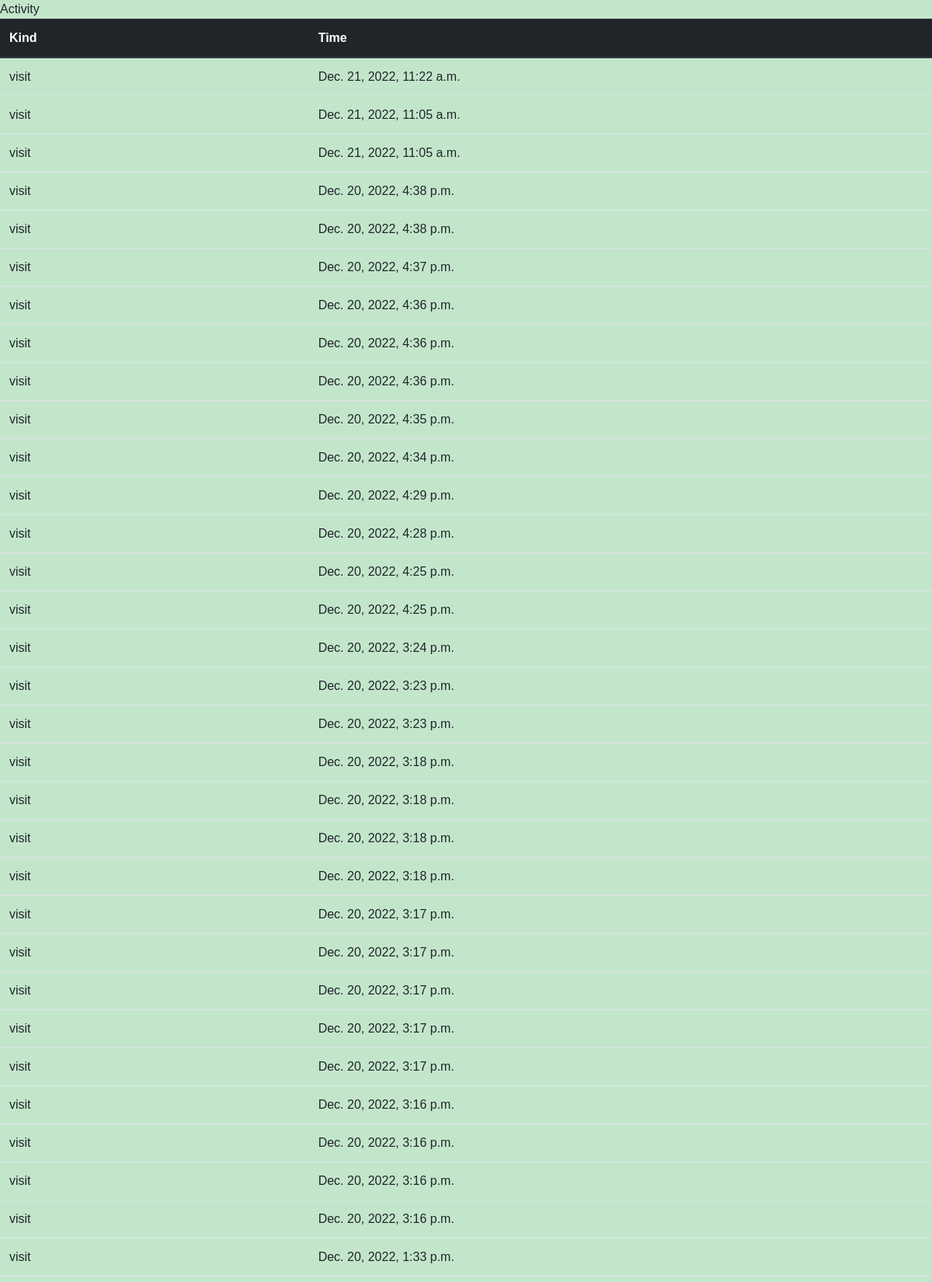
Page /en/home/activity (upper part) on the committed database.
### exam/models.py (models this page shows)
class Activity(models.Model):
    kind = models.CharField(max_length = 50)
    time = models.DateTimeField(auto_now_add=True)

### exam/views.py (the view)
# urls.py: path("activity", ActivityView.as_view(), name="activity")
class ActivityView(View):
    template_name = "activity.html"
    def get(self, request, *args, **kwargs):
        activities = Activity.objects.all()[::-1]
        context = {"activities" : activities}
        return render(request, self.template_name, context)

### exam/templates/activity.html
{% extends "base.html" %}
{% load i18n %}
{% block content %}
Activity
<table class="table">
    <thead class="thead-dark">
      <tr>
        {% load static %}
        <th scope="col">Kind</th>
        <th scope="col">Time</th>
      </tr>
    </thead>
    <tbody id="tbody">
        {% for activity in activities %}
        <tr>
            <td>{{activity.kind}}</td>
            <td>{{activity.time}}</td>
        </tr>
        {% endfor %}
    </tbody>
  </table>
{% endblock %}

### exam/templates/base.html (shortened to what this page needs)
{% load static %}
{% load i18n %}
<!DOCTYPE html>
<html lang="en">
<head>
    <link rel="stylesheet" href="https://cdn.jsdelivr.net/npm/bootstrap@4.0.0/dist/css/bootstrap.min.css">
    <link rel="stylesheet" type="text/css" href="{% static 'css/general.css' %}"/>
</head>
<body>
    {% block content %}{% endblock %}
</body>
</html>

### static/css/general.css (style rules this page uses)
body { font-family: Arial; background-color: rgb(195, 230, 203); }

### rows in the picture
Activity: kind "visit", time "Dec. 21, 2022, 11:22 a.m."
Activity: kind "visit", time "Dec. 21, 2022, 11:05 a.m."
Activity: kind "visit", time "Dec. 21, 2022, 11:05 a.m."
Activity: kind "visit", time "Dec. 20, 2022, 4:38 p.m."
Activity: kind "visit", time "Dec. 20, 2022, 4:38 p.m."
Activity: kind "visit", time "Dec. 20, 2022, 4:37 p.m."
Activity: kind "visit", time "Dec. 20, 2022, 4:36 p.m."
Activity: kind "visit", time "Dec. 20, 2022, 4:36 p.m."
Activity: kind "visit", time "Dec. 20, 2022, 4:36 p.m."
Activity: kind "visit", time "Dec. 20, 2022, 4:35 p.m."
Activity: kind "visit", time "Dec. 20, 2022, 4:34 p.m."
Activity: kind "visit", time "Dec. 20, 2022, 4:29 p.m."
Activity: kind "visit", time "Dec. 20, 2022, 4:28 p.m."
Activity: kind "visit", time "Dec. 20, 2022, 4:25 p.m."
Activity: kind "visit", time "Dec. 20, 2022, 4:25 p.m."
Activity: kind "visit", time "Dec. 20, 2022, 3:24 p.m."
Activity: kind "visit", time "Dec. 20, 2022, 3:23 p.m."
Activity: kind "visit", time "Dec. 20, 2022, 3:23 p.m."
Activity: kind "visit", time "Dec. 20, 2022, 3:18 p.m."
Activity: kind "visit", time "Dec. 20, 2022, 3:18 p.m."
Activity: kind "visit", time "Dec. 20, 2022, 3:18 p.m."
Activity: kind "visit", time "Dec. 20, 2022, 3:18 p.m."
Activity: kind "visit", time "Dec. 20, 2022, 3:17 p.m."
Activity: kind "visit", time "Dec. 20, 2022, 3:17 p.m."
Activity: kind "visit", time "Dec. 20, 2022, 3:17 p.m."
Activity: kind "visit", time "Dec. 20, 2022, 3:17 p.m."
Activity: kind "visit", time "Dec. 20, 2022, 3:17 p.m."
Activity: kind "visit", time "Dec. 20, 2022, 3:16 p.m."
Activity: kind "visit", time "Dec. 20, 2022, 3:16 p.m."
Activity: kind "visit", time "Dec. 20, 2022, 3:16 p.m."
Activity: kind "visit", time "Dec. 20, 2022, 3:16 p.m."
Activity: kind "visit", time "Dec. 20, 2022, 1:33 p.m."
